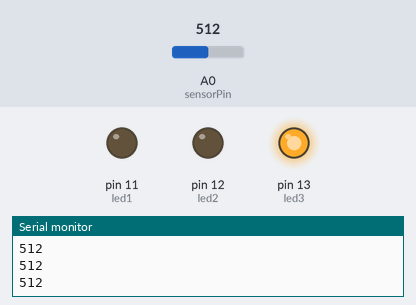
Bench run of a sketch on a simulated Arduino Uno, built with avr-gcc and run on an emulated ATmega328P. Parts: output pins drawn as LEDs (lit = HIGH), the last lines printed to the serial monitor. Inputs (shaded band) come from the test bench; at power-on: A0 (sensorPin) = 512.

Above: at 1.2 s.
1.3 s: A0 (sensorPin) set to 584
2.8 s: A0 (sensorPin) set to 613
At 4.0 s:
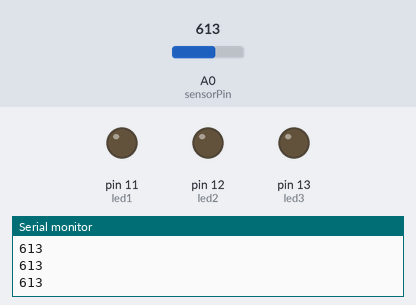
4.3 s: A0 (sensorPin) set to 390
At 5.4 s:
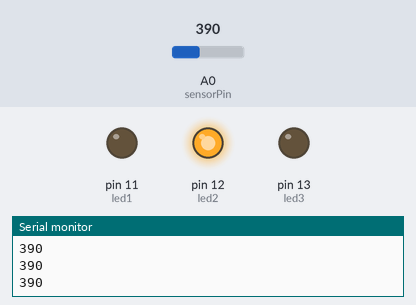
5.8 s: A0 (sensorPin) set to 210
7.3 s: A0 (sensorPin) set to 182
At 7.9 s:
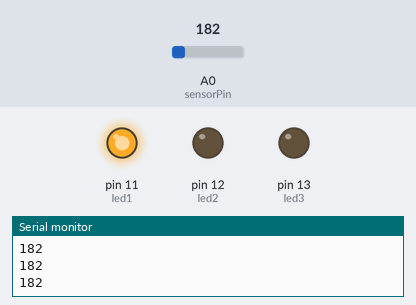
8.8 s: A0 (sensorPin) set to 306
At 9.1 s:
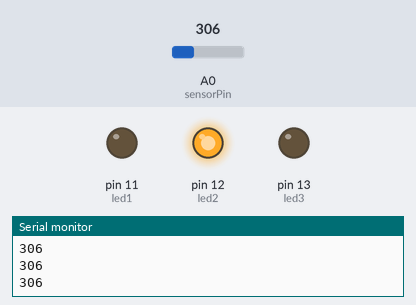
Timing chart, 0 to 11.3 s (numbered marks = the images above; inputs shaded):
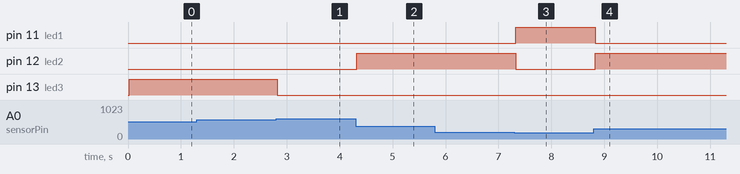

Measured:
- the behaviour switches between 599 and 600 on A0 (sensorPin) (found by bisection; images 0 and 1)
- the behaviour switches between 200 and 199 on A0 (sensorPin) (found by bisection; images 2 and 3)
- after the input at 2.8 s, pin 13 (led3): HIGH → LOW at once
- after the input at 4.3 s, pin 12 (led2): LOW → HIGH at once
- after the input at 7.3 s, pin 11 (led1): LOW → HIGH at once; pin 12 (led2): HIGH → LOW at once
- after the input at 8.8 s, pin 11 (led1): HIGH → LOW at once; pin 12 (led2): LOW → HIGH at once

The sketch:

AnalogInput_switchingDigitalOutputs.ino
```cpp
int sensorPin = A0; //Analog Input Sensor pin A0
int led1 = 11; //Digital output pin 11
int led2 = 12; //Digital output pin 12
int led3 = 13; //Digital output pin 13
int sensorValue = 0; // variable for sensor value


void setup() {
  pinMode(led1,OUTPUT); //set the led1 to output
  pinMode(led2,OUTPUT); //set the led2 to output
  pinMode(led3,OUTPUT); //set the led3 to output
  Serial.begin(9600); //start the serial communication with boudrate of 9600
}

void loop() {
  sensorValue = analogRead(sensorPin); // //read analog value from sensorPin and store it in variable 'sensorValue'
  Serial.println(sensorValue); //print the sensorValue in serial monitor
  delay(20); //wait for 20 milliseconds

  if (sensorValue < 200 ) {   //if sensorValue is smaller than 200

    digitalWrite(led1,HIGH); //turn led1 on
    digitalWrite(led2, LOW); //turn led2 off
    digitalWrite(led3, LOW); //turn led off

  } else if (sensorValue >= 200 && sensorValue < 400){ // if sensorValue is greator than and equals to 200 AND smaller than 400

     digitalWrite(led1, LOW); //turn led1 off
    digitalWrite(led2, HIGH); //turn led2 on
    digitalWrite(led3, LOW); //turn led3 off

  } else if (sensorValue >= 400 && sensorValue < 600){ // if sensorValue is greator than and equals to 400 AND smaller than 600

    digitalWrite(led1, LOW); //turn led1 off
    digitalWrite(led2, LOW); //turn led2 off
    digitalWrite(led3, HIGH); //turn led3 on
  } else {

    digitalWrite(led1, LOW); //turn led1 off
    digitalWrite(led2, LOW); //turn led2 off
    digitalWrite(led3, LOW); //turn led2 off
  }


}
```
